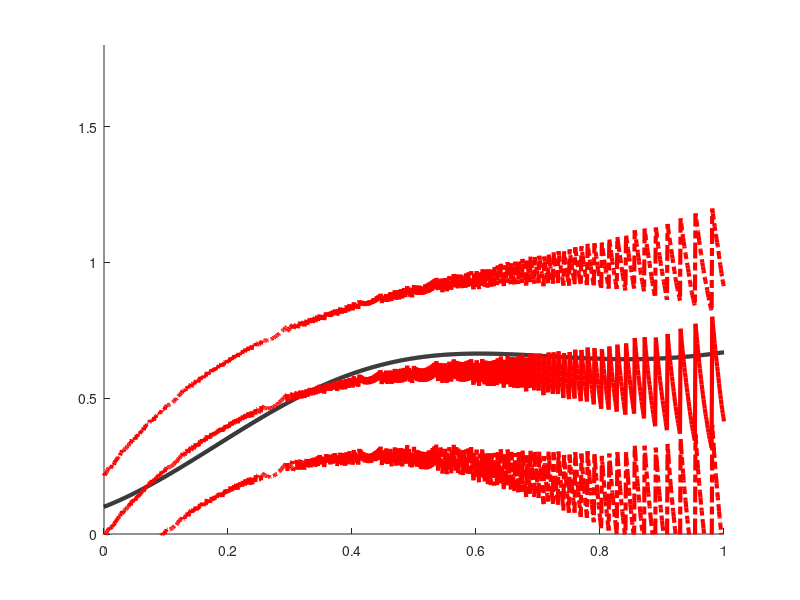

This figure's MATLAB source: (Note: this script raises an error after producing the figure.)
clear all;
close all;


load('res_LFM.mat');
x = [xtr;xtest];
y = [ytr;y_test];
pred_mean = [pred_mean_tr;pred_mean];
pred_var = [pred_var_tr;pred_var];
upper = pred_mean + sqrt(pred_var);
lower = pred_mean - sqrt(pred_var);
hold on;
plot(x,y,'k','LineWidth',3);
plot(x,pred_mean,'r','LineWidth',3);
plot(x,lower,'r-.','LineWidth',3);
plot(x,upper,'r-.','LineWidth',3);
ylim([0,1.8]);

stdshade(pred_mean,sqrt(pred_var),0.1,'r',x,[])
[x,y] = meshgrid(0.1,0:0.1:1);

% figure(2)
plot(x(:),y(:),'g-.','LineWidth',3)
set(gca,'FontSize',45)
box on
grid on 
xlim([0,1])
ylim([0,1])
xticks([ 0.1, 0.5, 1])
yticks([0:0.5:1])
xlabel('t');
%ylabel('f(t)');

print('extrapo_lfm','-depsc')

